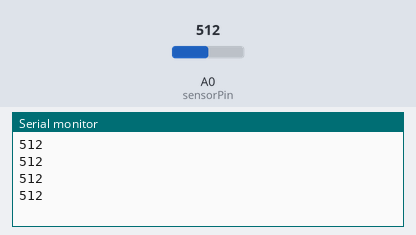
The sketch below on a simulated Arduino Uno, built with avr-gcc and run on an emulated ATmega328P. Shown: the last lines printed to the serial monitor. Inputs (shaded band) come from the test bench; at power-on: A0 (sensorPin) = 512.

Above: at 1.2 s.
1.3 s: A0 (sensorPin) set to 716
At 1.71 s:
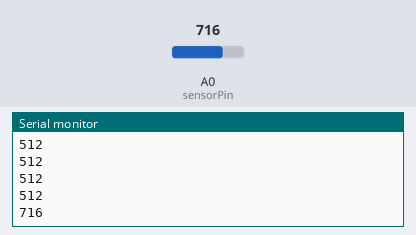
2.8 s: A0 (sensorPin) set to 900
At 2.91 s:
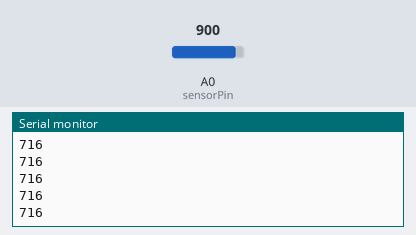
Timing chart, 0 to 5.8 s (numbered marks = the images above; inputs shaded):
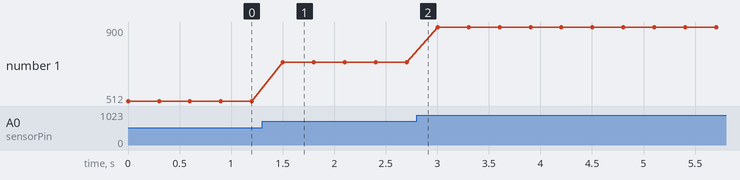

Measured:
- after the input at 1.3 s, the serial monitor: prints a new line after 0.20 s (image 1)
- plotted number 1: 512 → 716 after the input at 1.3 s, 716 → 900 after the input at 2.8 s

The sketch:

microphone_dso2.ino
```cpp
/*
 * Rui Santos
 * Complete Project Details https://randomnerdtutorials.com
*/

int sensorPin = A0;
float val = 0;

void setup()
{
  Serial.begin(9600);
  // pinMode(sensorPin, INPUT);
}

void loop()
{
   int sensorValue = analogRead(sensorPin);

    Serial.println(sensorValue);

    delay(300);
}
```
